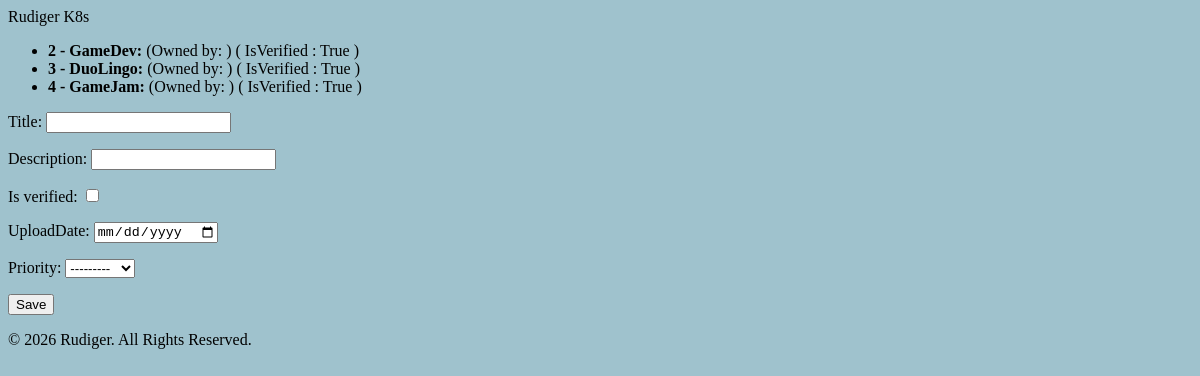
The app's page /, older data.
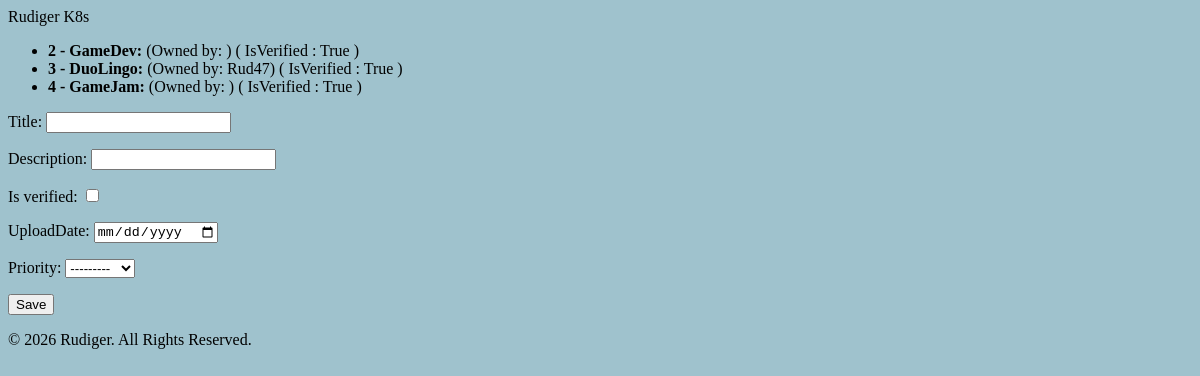
The same page, newer data.
### app/models.py (models this page shows, shortened)
class App(models.Model):
    title = models.CharField(max_length=100)
    description = models.CharField(max_length=500)
    is_verified = models.BooleanField(default=False)
    uploadDate = models.DateField(null=True,blank=True)
    priority = models.IntegerField(choices=PriorityChoices.choices,null=True,blank=True)
    owner = models.ForeignKey(Person,
                               on_delete=models.CASCADE,
                               related_name='apps',
                               blank=True,
                               null=True
                               )

class Person(models.Model):
    name = models.CharField(max_length=100)
    age = models.IntegerField()

### app/views.py (the view)
# urls.py: path('',views.app_view,name='apps'),
def app_view(request):
    if request.method == 'POST':
        form = AppForm(request.POST)
        if form.is_valid():
            app = form.save()
            return HttpResponse('App successfully created!')
    else:
        form = AppForm()
        apps = App.objects.all()
        return render(request,'app/app.html', {'form':form,'apps': apps})

### app/forms.py
class AppForm(forms.ModelForm):
    class Meta:
        model = App
        fields = ['title','description','is_verified','uploadDate','priority']
        widgets = {
            'uploadDate' : forms.DateInput(attrs={'type':'date'})
        }

### app/templates/app/app.html (shortened to what this page needs)
{% extends 'app/base.html' %}
{%block content%}
<ul>
  {% for app in apps %}
  <li>
    <b> {{ app.id }} - {{app.title}}:
    </b>
        (Owned by: {{app.owner.name}})
    ( IsVerified : {{ app.is_verified}} )
  </li>
  {% endfor %}
</ul>
<form method="post">
  {% csrf_token %} {{form.as_p}}
  <button type="submit">Save</button>
</form>
{% endblock%}

### app/templates/app/base.html (shortened to what this page needs)
<!doctype html>
<html lang="en">
  <head>
    {% load static%}
    <link rel="stylesheet" href="{% static 'css/styles.css'%}" />
  </head>
  <body>
    <header>Rudiger K8s</header>
    <main>{% block content %} {% endblock %}</main>
    <footer>
      <p>&copy; {% now "Y" %} Rudiger. All Rights Reserved.</p>
    </footer>
  </body>
</html>

### static/css/styles.css (style rules this page uses)
body { background: #9fc2cd; }

Row changes from the older to the newer data that the page shows:
changed App "DuoLingo": owner.name (not shown) → "Rud47"
